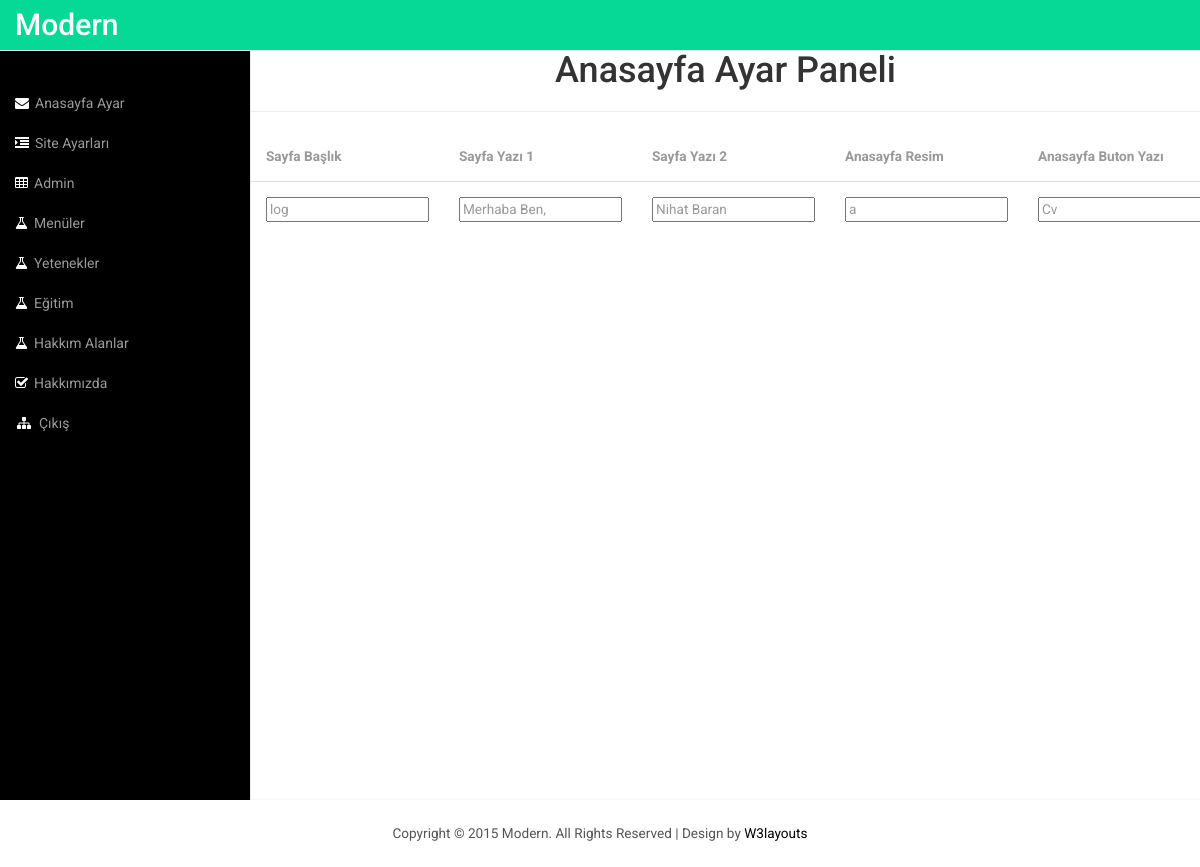
The app's page /php_kisiselSite/Admin/index.php?sayfa=anasayfaAyar (signed in) with its own data.
### tables this page shows
CREATE TABLE `anasayfa` (
  `id` int(11) NOT NULL,
  `Anasayfa_baslik` varchar(255) NOT NULL,
  `Anasayfa_yazi1` varchar(255) NOT NULL,
  `Anasayfa_yazi2` varchar(255) NOT NULL,
  `Anasayfa_resim` varchar(255) NOT NULL,
  `Anasayfa_cv` varchar(255) NOT NULL
);

### php_kisiselSite/Admin/AnasayfaAyar.php (the view, shortened to what this page needs)
 <?php include '../islem.php';
if(!$_SESSION['kullaniciAdi']){
header("location:/web/Admin/login.php?durum=izinsizgiris");
}
else{
  ?>
  <?php
 $anasayfaSor=$db->prepare("SELECT * FROM anasayfa");
$anasayfaSor->execute();
$anasafyaCek=$anasayfaSor->fetch(PDO::FETCH_ASSOC);
?>
        <div id="page-wrapper">
<div>
  <center><h1>Anasayfa Ayar Paneli</h1></center>
  <hr>
</div>
<form action="../islem.php" method="post"  >
<table class="table">
  <thead>
    <tr>
      <th scope="col">Sayfa Başlık</th>
      <th scope="col">Sayfa Yazı 1</th>
      <th scope="col">Sayfa Yazı 2</th>
      <th scope="col">Anasayfa Resim</th>
      <th scope="col">Anasayfa Buton Yazı</th>
    </tr>
  </thead>
  <tbody>
    <tr>
      <td>
        		<input type="text" name="anasayfaBaslik" value="<?php echo $anasafyaCek['Anasayfa_baslik'];  ?>" > </br>
        		</td>
      <td>
        		<input type="text" name="anasayfaYazi1" value="<?php echo $anasafyaCek['Anasayfa_yazi1'];  ?>"> </br>
        		</td>
      <td>
        		<input type="text" name="anasayfaYazi2" value="<?php echo $anasafyaCek['Anasayfa_yazi2'];  ?>"></br>
        		</td>
      <td>
        		<input type="text" name="anasayfaResim" value="<?php echo $anasafyaCek['Anasayfa_resim'];  ?>"> </br>
        		</td>
        		<td>
        		<input type="text" name="anasayfaBtnYazi" value="<?php echo $anasafyaCek['Anasayfa_cv'];?>"></br>
        		</td>
    </tr>
  </tbody>
</table>
        </form>
<link href="css/jqvmap.css" rel='stylesheet' type='text/css' />
       </div>
       <?php } ?>

### php_kisiselSite/Admin/css/style.css (style rules this page uses)
h4, h5, h6, h1, h2, h3 { margin-top: 0; }
html, body { font-family: 'Roboto', sans-serif; font-size: 100%; background:#000; overflow-x: hidden; }
.table > thead > tr > th, .table > tbody > tr > th, .table > tfoot > tr > th, .table > thead > tr > td, .table > tbody > tr > td, .table > tfoot > tr > td { border-top: none !important; }
.table > thead > tr > th, .table > tbody > tr > th, .table > tfoot > tr > th, .table > thead > tr > td, .table > tbody > tr > td, .table > tfoot > tr > td { font-size: 0.85em; color: #999; }
.table td, .table>tbody>tr>td, .table>tbody>tr>th, .table>tfoot>tr>td, .table>tfoot>tr>th, .table>thead>tr>td, .table>thead>tr>th { padding:15px !important; }
.table > thead > tr > th { border-bottom: 1px solid #ddd !important; }

### php_kisiselSite/Admin/css/custom.css (style rules this page uses)
#page-wrapper { min-height: 568px; background-color: #fff; }
@media (min-width:768px) { #page-wrapper { position: inherit; margin: 0 0 0 250px; border-left: 1px solid #e7e7e7; } }

### records on screen
anasayfa: anasayfaBaslik "log", anasayfaYazi1 "Merhaba Ben,", anasayfaYazi2 "Nihat Baran", anasayfaResim "a", anasayfaBtnYazi "Cv"
